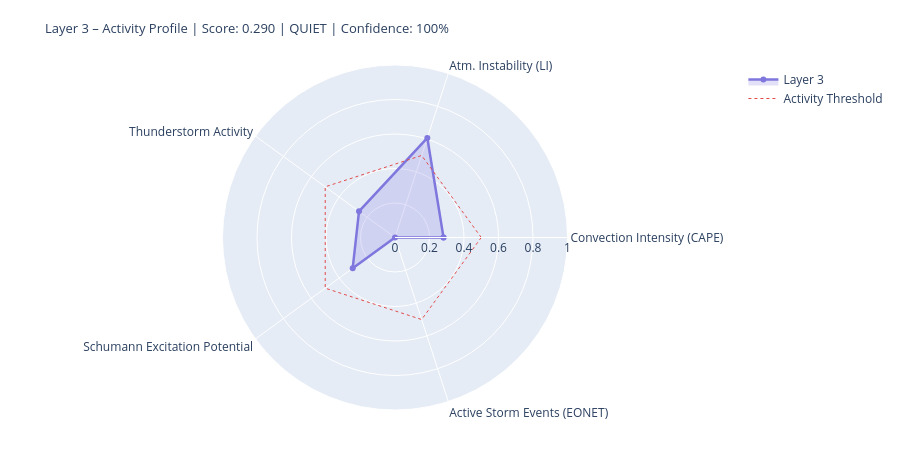

The notebook cell this image was saved under:
### Markdown cell above
---
## 4. State Assessment & Handoff to Layer 4/5

### Code cell
# ============================================================
# LAYER-3-SCORE
# Five dynamic components
# ============================================================

def norm(v, lo, hi):
    if v is None or (isinstance(v, float) and math.isnan(v)): return None
    return round(max(0.0, min(1.0, (v - lo) / (hi - lo))), 4)

# --- 1) Convection intensity (global CAPE mean) ---
cape_mean = df_atm['cape'].dropna().mean() if not df_atm.empty else None
conv_score = norm(cape_mean, 0, 3000)
conv_src   = 'primary' if cape_mean is not None else 'missing'

# --- 2) Atmospheric instability (LI mean) ---
li_mean   = df_atm['li'].dropna().mean() if not df_atm.empty else None
# Negative LI = unstable → higher score
instab_score = norm(-li_mean if li_mean is not None else None, -6, 6)
instab_src   = 'primary' if li_mean is not None else 'missing'

# --- 3) Thunderstorm activity (mean thunder score + WMO count) ---
thunder_mean = df_atm['thunder_score'].mean() if not df_atm.empty else None
n_thunder    = int(df_atm['thunderstorm'].sum()) if not df_atm.empty else 0
thunder_score_val = norm(
    (thunder_mean or 0) * 0.7 + n_thunder * 0.1, 0, 1.0
) if thunder_mean is not None else None
thunder_src = 'primary'

# --- 4) Schumann excitation potential (weighted Schumann contribution) ---
schumann_pot = df_atm['schumann_contribution'].mean() if not df_atm.empty else None
# Boosted by Layer-2 thunderstorm trigger
if schumann_pot is not None and l2_thunder:
    schumann_pot = min(1.0, schumann_pot * 1.2)
schumann_score = norm(schumann_pot, 0, 1.0) if schumann_pot is not None else None
schumann_src   = 'derived'

# --- 5) Storm activity (NASA EONET) ---
# Distinction: None = data not loaded, 0.0 = loaded but no events
storm_score = None
storm_src   = 'missing'
if raw.get('storms') is not None:          # API reached successfully
    storm_score = norm(len(storm_events), 0, 30) if storm_events else 0.0
    storm_src   = 'primary'

# X-Ray and Kp: context only, not in dynamic score
# (X-Ray = Layer-0/4 driver; Kp = geomagnetic index, not a lightning proxy)
xray_context = None
if raw.get('xray'):
    df_xc = pd.DataFrame(raw['xray'])
    fc = next((c for c in df_xc.columns
               if any(k in c.lower() for k in ['flux','long']) and 'time' not in c.lower()),
              df_xc.columns[1])
    df_xc[fc] = pd.to_numeric(df_xc[fc], errors='coerce')
    xray_last = df_xc[fc].dropna().iloc[-1] if not df_xc[fc].dropna().empty else None
    if xray_last:
        xray_class = ('X' if xray_last>=1e-4 else 'M' if xray_last>=1e-5
                      else 'C' if xray_last>=1e-6 else 'B')
        xray_context = {'flux': float(xray_last), 'class': xray_class}
        print(f'X-Ray context: {xray_class}-class ({xray_last:.2e} W/m²)')

# --- Aggregate ---
COMPONENTS = {
    'Convection Intensity (CAPE)':  {'score': conv_score,       'source': conv_src,    'dynamic': True},
    'Atm. Instability (LI)':         {'score': instab_score,     'source': instab_src,  'dynamic': True},
    'Thunderstorm Activity':              {'score': thunder_score_val, 'source': thunder_src, 'dynamic': True},
    'Schumann Excitation Potential':   {'score': schumann_score,   'source': schumann_src,'dynamic': True},
    'Active Storm Events (EONET)': {'score': storm_score,      'source': storm_src,   'dynamic': True},
}

available   = {k: v['score'] for k, v in COMPONENTS.items() if v['score'] is not None}
unavailable = [k for k, v in COMPONENTS.items() if v['score'] is None]
layer3_score = round(sum(available.values()) / len(available), 4) if available else None
confidence   = round(len(available) / len(COMPONENTS), 2)
level = ('unknown' if layer3_score is None
         else 'quiet'   if layer3_score < 0.3
         else 'moderate' if layer3_score < 0.6
         else 'active')
dominant_l3 = max(available, key=available.get) if available else 'none'

# --- Ausgabe ---
W = 68
print('=' * W)
print('LAYER 3 – ATMOSPHERE / WEATHER / THUNDERSTORMS – STATE ASSESSMENT')
print('=' * W)
for name, comp in COMPONENTS.items():
    s = comp['score']
    if s is not None:
        bar = '█' * int(s * 20) + '░' * (20 - int(s * 20))
        print(f'  {name:<36} {bar}  {s:.3f}  [{comp["source"]}]')
    else:
        print(f'  {name:<36} {"─" * 20}  n/a   [missing]')
print('-' * W)
print(f'  Score:        {layer3_score:.3f}  ({len(available)}/{len(COMPONENTS)} components)')
print(f'  Confidence:   {confidence:.0%}')
print(f'  Level:        {level.upper()}')
print(f'  Dominant:     {dominant_l3}')
print(f'  CAPE mean:    {cape_mean:.0f} J/kg' if cape_mean else '  CAPE mean:    n/a')
print(f'  LI mean:      {li_mean:.1f} K' if li_mean is not None else '  LI mean:      n/a')
print(f'  Thunderstorms:{n_thunder} points (WMO)  +  {len(storm_events)} NASA EONET')
print('=' * W)

# Radar
cats   = list(available.keys())
vals_r = list(available.values())
if len(cats) >= 3:
    fig = go.Figure()
    fig.add_trace(go.Scatterpolar(
        r=vals_r + [vals_r[0]], theta=cats + [cats[0]],
        fill='toself', fillcolor='rgba(127,119,221,0.22)',
        line=dict(color='#7F77DD', width=2.5), name='Layer 3'
    ))
    fig.add_trace(go.Scatterpolar(
        r=[0.5] * (len(cats)+1), theta=cats + [cats[0]],
        line=dict(color='#E24B4A', dash='dot', width=1),
        mode='lines', name='Activity Threshold'
    ))
    fig.update_layout(
        title=dict(
            text=f'Layer 3 – Activity Profile | Score: {layer3_score:.3f} | {level.upper()} | Confidence: {confidence:.0%}',
            font=dict(size=13)
        ),
        polar=dict(radialaxis=dict(visible=True, range=[0, 1])),
        height=450, showlegend=True,
        margin=dict(l=60, r=60, t=65, b=40)
    )
    fig.show()

### Figure 1 — Plotly figure (JSON) as saved in the notebook; plotly's stock layout.template omitted (floating-point values rounded to 4 significant figures)
{"data": [{"fill": "toself", "fillcolor": "rgba(127,119,221,0.22)", "line": {"color": "#7F77DD", "width": 2.5}, "name": "Layer 3", "r": [0.2813, 0.6067, 0.2579, 0.303, 0.0, 0.2813], "theta": ["Convection Intensity (CAPE)", "Atm. Instability (LI)", "Thunderstorm Activity", "Schumann Excitation Potential", "Active Storm Events (EONET)", "Convection Intensity (CAPE)"], "type": "scatterpolar"}, {"line": {"color": "#E24B4A", "dash": "dot", "width": 1}, "mode": "lines", "name": "Activity Threshold", "r": [0.5, 0.5, 0.5, 0.5, 0.5, 0.5], "theta": ["Convection Intensity (CAPE)", "Atm. Instability (LI)", "Thunderstorm Activity", "Schumann Excitation Potential", "Active Storm Events (EONET)", "Convection Intensity (CAPE)"], "type": "scatterpolar"}], "layout": {"height": 450, "margin": {"b": 40, "l": 60, "r": 60, "t": 65}, "polar": {"radialaxis": {"range": [0, 1], "visible": true}}, "showlegend": true, "title": {"font": {"size": 13}, "text": "Layer 3 – Activity Profile | Score: 0.290 | QUIET | Confidence: 100%"}}}
